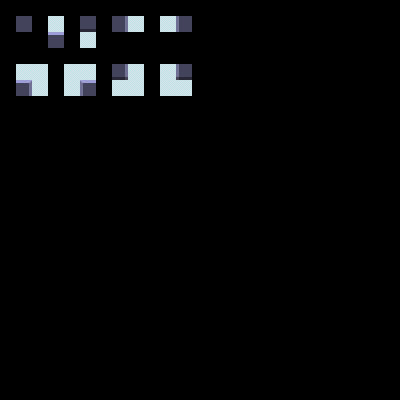

This game map was drawn from its Tiled (.tmx) file and the tilesets committed beside it. A one-line description and the full map source follow:
An orthogonal 25x25 tile map with 16x16 px tiles, 2 tile layers (input_prototype, output_terrain), 2 tilesets.

<map version="1.10" tiledversion="1.11.2" orientation="orthogonal" renderorder="right-down" width="25" height="25" tilewidth="16" tileheight="16" infinite="0" nextlayerid="3" nextobjectid="1">
 <properties>
  <property name="DeleteTiles" type="bool" value="true" />
 </properties>
 <tileset firstgid="1" source="../Carpark_Tileset_Autotile.tsx" />
 <tileset firstgid="25" source="../Carpark_Tilset.tsx" />
 <layer id="1" name="input_prototype" width="25" height="25">
  <data encoding="csv">
0,0,0,0,0,0,0,0,0,0,0,0,0,0,0,0,0,0,0,0,0,0,0,0,0,
0,10,0,8,0,10,0,10,8,0,8,10,0,0,0,0,0,0,0,0,0,0,0,0,0,
0,0,0,10,0,8,0,0,0,0,0,0,0,0,0,0,0,0,0,0,0,0,0,0,0,
0,0,0,0,0,0,0,0,0,0,0,0,0,0,0,0,0,0,0,0,0,0,0,0,0,
0,8,8,0,8,8,0,10,8,0,8,10,0,0,0,0,0,0,0,0,0,0,0,0,0,
0,10,8,0,8,10,0,8,8,0,8,8,0,0,0,0,0,0,0,0,0,0,0,0,0,
0,0,0,0,0,0,0,0,0,0,0,0,0,0,0,0,0,0,0,0,0,0,0,0,0,
0,0,0,0,0,0,0,0,0,0,0,0,0,0,0,0,0,0,0,0,0,0,0,0,0,
0,0,0,0,0,0,0,0,0,0,0,0,0,0,0,0,0,0,0,0,0,0,0,0,0,
0,0,0,0,0,0,0,0,0,0,0,0,0,0,0,0,0,0,0,0,0,0,0,0,0,
0,0,0,0,0,0,0,0,0,0,0,0,0,0,0,0,0,0,0,0,0,0,0,0,0,
0,0,0,0,0,0,0,0,0,0,0,0,0,0,0,0,0,0,0,0,0,0,0,0,0,
0,0,0,0,0,0,0,0,0,0,0,0,0,0,0,0,0,0,0,0,0,0,0,0,0,
0,0,0,0,0,0,0,0,0,0,0,0,0,0,0,0,0,0,0,0,0,0,0,0,0,
0,0,0,0,0,0,0,0,0,0,0,0,0,0,0,0,0,0,0,0,0,0,0,0,0,
0,0,0,0,0,0,0,0,0,0,0,0,0,0,0,0,0,0,0,0,0,0,0,0,0,
0,0,0,0,0,0,0,0,0,0,0,0,0,0,0,0,0,0,0,0,0,0,0,0,0,
0,0,0,0,0,0,0,0,0,0,0,0,0,0,0,0,0,0,0,0,0,0,0,0,0,
0,0,0,0,0,0,0,0,0,0,0,0,0,0,0,0,0,0,0,0,0,0,0,0,0,
0,0,0,0,0,0,0,0,0,0,0,0,0,0,0,0,0,0,0,0,0,0,0,0,0,
0,0,0,0,0,0,0,0,0,0,0,0,0,0,0,0,0,0,0,0,0,0,0,0,0,
0,0,0,0,0,0,0,0,0,0,0,0,0,0,0,0,0,0,0,0,0,0,0,0,0,
0,0,0,0,0,0,0,0,0,0,0,0,0,0,0,0,0,0,0,0,0,0,0,0,0,
0,0,0,0,0,0,0,0,0,0,0,0,0,0,0,0,0,0,0,0,0,0,0,0,0,
0,0,0,0,0,0,0,0,0,0,0,0,0,0,0,0,0,0,0,0,0,0,0,0,0
</data>
 </layer>
 <layer id="2" name="output_terrain" width="25" height="25">
  <data encoding="csv">
0,0,0,0,0,0,0,0,0,0,0,0,0,0,0,0,0,0,0,0,0,0,0,0,0,
0,38,0,0,0,48,0,39,0,0,0,37,0,0,0,0,0,0,0,0,0,0,0,0,0,
0,0,0,28,0,0,0,0,0,0,0,0,0,0,0,0,0,0,0,0,0,0,0,0,0,
0,0,0,0,0,0,0,0,0,0,0,0,0,0,0,0,0,0,0,0,0,0,0,0,0,
0,0,0,0,0,0,0,49,0,0,0,47,0,0,0,0,0,0,0,0,0,0,0,0,0,
0,29,0,0,0,27,0,0,0,0,0,0,0,0,0,0,0,0,0,0,0,0,0,0,0,
0,0,0,0,0,0,0,0,0,0,0,0,0,0,0,0,0,0,0,0,0,0,0,0,0,
0,0,0,0,0,0,0,0,0,0,0,0,0,0,0,0,0,0,0,0,0,0,0,0,0,
0,0,0,0,0,0,0,0,0,0,0,0,0,0,0,0,0,0,0,0,0,0,0,0,0,
0,0,0,0,0,0,0,0,0,0,0,0,0,0,0,0,0,0,0,0,0,0,0,0,0,
0,0,0,0,0,0,0,0,0,0,0,0,0,0,0,0,0,0,0,0,0,0,0,0,0,
0,0,0,0,0,0,0,0,0,0,0,0,0,0,0,0,0,0,0,0,0,0,0,0,0,
0,0,0,0,0,0,0,0,0,0,0,0,0,0,0,0,0,0,0,0,0,0,0,0,0,
0,0,0,0,0,0,0,0,0,0,0,0,0,0,0,0,0,0,0,0,0,0,0,0,0,
0,0,0,0,0,0,0,0,0,0,0,0,0,0,0,0,0,0,0,0,0,0,0,0,0,
0,0,0,0,0,0,0,0,0,0,0,0,0,0,0,0,0,0,0,0,0,0,0,0,0,
0,0,0,0,0,0,0,0,0,0,0,0,0,0,0,0,0,0,0,0,0,0,0,0,0,
0,0,0,0,0,0,0,0,0,0,0,0,0,0,0,0,0,0,0,0,0,0,0,0,0,
0,0,0,0,0,0,0,0,0,0,0,0,0,0,0,0,0,0,0,0,0,0,0,0,0,
0,0,0,0,0,0,0,0,0,0,0,0,0,0,0,0,0,0,0,0,0,0,0,0,0,
0,0,0,0,0,0,0,0,0,0,0,0,0,0,0,0,0,0,0,0,0,0,0,0,0,
0,0,0,0,0,0,0,0,0,0,0,0,0,0,0,0,0,0,0,0,0,0,0,0,0,
0,0,0,0,0,0,0,0,0,0,0,0,0,0,0,0,0,0,0,0,0,0,0,0,0,
0,0,0,0,0,0,0,0,0,0,0,0,0,0,0,0,0,0,0,0,0,0,0,0,0,
0,0,0,0,0,0,0,0,0,0,0,0,0,0,0,0,0,0,0,0,0,0,0,0,0
</data>
 </layer>
</map>
